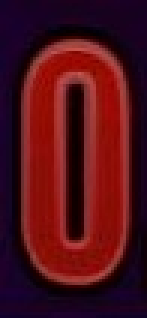
//> input picture opencvTest4/src/trainCashburstJ1/0.jpg, 49 x 106 px (shown 3 times larger); the run also reads 3 pictures not shown here
$ ./version38-detxn   (built with g++ and OpenCV 4)
//> lines starting //> are read from the running program, lines starting //| are printed output that depends on the picture; after the words box and inside, x2 and y2 are one past the last pixel; in counts of white or black regions, pixels touching at a corner belong together
#include "opencv2/core/core.hpp"
#include "opencv2/highgui/highgui.hpp"
#include "opencv2/imgproc/imgproc.hpp"
#include <iostream>
#include <stdio.h>
#include <stdlib.h>
//#include "header.h"
#include <math.h>

using namespace cv;
using namespace std;

std::string str;
int rightOfObj = 0;
int gameChoice = 0; // no game chosen
int thresh = 50;
const int charsToClassify = 11; // 0-9 digits + $ sign
float ctrd[2] = {0.0, 0.0}; // for centroidal profiling
RNG rng(12345);

// ===================================================================

// temp arrays placed here because of an issue with passing its pointers:
const int numMoments = 11; //
float myMoments[numMoments];

const int numFeatures = 10;
// should be manually changed to quantity = numMoments-1 since it's a const.

float features[numFeatures];
float moment1 = 0;

// ===================================================================
struct POINT {
   float x, y;
};

// ===================================================================
void train(std::string , float [][charsToClassify], char );
void Sequential_moments(int , POINT * );
void Signature(int , POINT * , float * );
void centroid(int , POINT * , float * , float * );
float f_moment(float * , int , int );
float f_central_moment(float * , int , int , float );
int computeNumContourPts(Mat , vector< vector<int> > & , bool );
void writeContourCoords(Mat , POINT arrayPoints[], int , vector< vector<int> > & , bool );
bool isInBounds(Mat imageForBounds, int , int );
//void customThresholding(Mat );
void customThresh1D(Mat );
bool detectNextAndMatch(Mat , Mat , float [][charsToClassify]);
//void threshNick(string );
void smoothen(Mat img);
void clearFlags(vector< vector<int> > & , Mat);
void mapContours(Mat , POINT arrayPoints[], int);

// ===================================================================
//								MAIN()
// ===================================================================
int main()
{
	Mat imageGray; // for greyscale and thresholding
	Mat imgWithContours; // for the image with white object contours
	// an array to hold moments for every char class:
	float fDatabase [numFeatures][charsToClassify]; // moments database
	int i=0, x=0, y=0;
	POINT j0tl; // top left point of region
	POINT j0br; // bottom right point of region
	str = "\n";

	// ===========================================  CHOOSING THE GAME  =============================================
	cout << "\nPlease enter the ID of the game you will train and test on: \n";
	cout << "0 - quit \n";
	cout << "1 - CashBurst \n";
	cout << "\nID: ";
	cin >> gameChoice;
//> the answer given: 1
	cout << endl;
	// gameChoice = 1; // Cashburst (ID needed for specifying training and testing images).
	while(gameChoice < 0 || gameChoice > 1)
	{
		cout << "Please try again. \n";
		cout << "ID: ";
		cin >> gameChoice;
	}

	// ===========================================  TRAINING  =============================================

	if(gameChoice == 0) return 0; // exit
	else if (gameChoice == 1) // Cashburst
	{
		// top left:
		j0tl.x = 195;
		j0tl.y = 60;
		// bottom right:
		j0br.x = 1164;
		j0br.y = 218;

		// [14 lines of commented-out code are left out]
		cout << endl << endl << endl;

		train("../src/trainCashburstJ1/0.jpg", fDatabase, '0');
		train("../src/trainCashburstJ1/1.jpg", fDatabase, '1');
		train("../src/trainCashburstJ1/2.jpg", fDatabase, '2');
		train("../src/trainCashburstJ1/3.jpg", fDatabase, '3');
		train("../src/trainCashburstJ1/4.jpg", fDatabase, '4');
		train("../src/trainCashburstJ1/5.jpg", fDatabase, '5');
		train("../src/trainCashburstJ1/6.jpg", fDatabase, '6');
		train("../src/trainCashburstJ1/7.jpg", fDatabase, '7');
		train("../src/trainCashburstJ1/8.jpg", fDatabase, '8');
		train("../src/trainCashburstJ1/9.jpg", fDatabase, '9');
		train("../src/trainCashburstJ1/dollar.jpg", fDatabase, '$');
	}

	// =====================================  TESTING - GREYSCALE AND THRESH  ======================================

	// ========== all moments are now in database ===========
    // ============== process the test image: ===============

	// greyscale:
	Mat image = imread("../src/in.jpg", 1); // converts image from one color space to another
	cvtColor(image, imageGray, COLOR_BGR2GRAY );
	//imshow("greyscale", imageGray);
	//imwrite( "../src/out0-greyscale.png" , imageGray); // saves the chosen output image

	// thresholding:
	threshold(imageGray, imageGray, thresh, 255, THRESH_BINARY); // arg3 = threshold
	//imshow("thresh", imageGray);
	//imwrite( "../src/out1-thresh.png" , imageGray); // saves the chosen output image

	//dilate(imageGray, imageGray, Mat(), Point(-1,-1), 2); // use only for LED-style fonts

	// =========================================  TESTING - DETECTION  ============================================
	// recognition based on Euclidean distances starts here:
	cout << "\nNumber of feature moments: " << numFeatures << "\n\n";
	// threshold() used to copy one image into another:
	threshold(imageGray, imgWithContours, thresh, 255, THRESH_BINARY);
	detectNextAndMatch(imageGray, imgWithContours, fDatabase);

	// goToNextChar();
	//    = store rightmost pixel of the prev char
	//    = then detect next region

	//shows the dilated version of thresh image:
	imshow("dilErd", imageGray);
	imwrite( "../src/out2-dilErd.png" , imageGray); // saves the chosen output image

	// =========================================  DRAWING CONTOURS  ============================================
	dilate(imgWithContours, imgWithContours, Mat(), Point(-1,-1), 1);
	// [32 lines of commented-out code are left out]
	imshow("contours", imgWithContours);
	imwrite( "../src/out3-contours.png" , imgWithContours); // saves the chosen output image

	// ====================== closing time: ========================
	cout << "\nRecognized text: ";
	cout << str;
	cout << "\n\nDone.\n";
	waitKey(0);
	return 0;
}

// ===================================================================
// ===================================================================

void train(std::string imageFile, float fDatabase [][charsToClassify],
		char whichChar)
{
//> called with imageFile = "../src/trainCashburstJ1/0.jpg", whichChar = '0'
	cout << "Classifying " << whichChar << "\n";

	// ===============================================================================
	POINT * arrayPoints; // for dynamic allocation
	Mat image = imread(imageFile, 1);
//> image is the input picture: 106 rows x 49 cols, CV_8UC3; mean B, G, R 24.6, 15.2, 80.2
	Mat imageGrayClassify;
	//
	vector< vector<int> > imgPxlsFlags (image.size().height, vector<int>(image.size().width));
	clearFlags(imgPxlsFlags, image); // clear after allocation
	// ===============================================================================

	//! converts image from one color space to another
	cvtColor(image, imageGrayClassify, COLOR_BGR2GRAY );
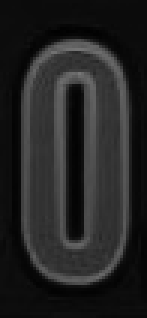
//> imageGrayClassify: 106 rows x 49 cols, CV_8UC1 (shown 3 times larger); min 1, max 119, mean 35.7
	//! applies fixed threshold to the image
	threshold(imageGrayClassify, imageGrayClassify, thresh, 255, THRESH_BINARY);
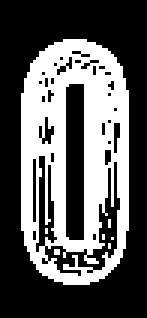
//> imageGrayClassify: 106 rows x 49 cols, CV_8UC1 (shown 3 times larger); 36.4% white; 7 white regions (6 under 20 px), largest, box (x1, y1, x2, y2) and area: (7, 13, 43, 95) 1877

	// ======= time to find the 4 moments for the char: =======
	// pre-compute no_points(size)(N):
	int numPoints = computeNumContourPts(imageGrayClassify, imgPxlsFlags, 0); // might encounter inf-loop
	clearFlags(imgPxlsFlags, image); // clear after allocation
	arrayPoints = new POINT[numPoints]; // now that we know the "size"

	// write the coords of every point into the points-array:
	writeContourCoords(imageGrayClassify, arrayPoints, numPoints, imgPxlsFlags, 0);
	clearFlags(imgPxlsFlags, image); // clear after allocation

	// Needs:
	// no_points(size)(N) - pre-computed numbers of contour pixels &
	// P[]( (x',y') ) - an array of coordinates stored in it.
	Sequential_moments(numPoints, arrayPoints);

	// output features for the given character:
	cout << "Char " << whichChar << " features: \n";
	//
	// writing features into the 2D-array ("database"):
	for (int i=0; i <= numFeatures-1; i++)
	{
		cout << "Feature " << i+1 << ": " << features[i] << "\n";
		// digits:
		if ( whichChar >= 48 && whichChar <= 57 )
			fDatabase[i][ int(whichChar) - 48 ] = features[i];
		// dollar sign:
		else fDatabase[i][ charsToClassify - 1 ] = features[i];
	}
	cout << endl;

	// [12 lines of commented-out code are left out]

	delete[] arrayPoints;
}

/*  ========================================================================

          Computation of the Sequential Moments of a contour

	            from L. Gupta and M. Srinath:
   "Contour Sequence Moments for the Classification of Closed Planar Shapes"

    Reference: Pattern Recognition, vol. 20, no. 3, pp. 267-272, 1987
    ---------

           ***********************************************

                              by
                          George Bebis

            Dept. of Electrical and Computer Engineeering
                   University of Central Florida
			Orlando, FL 32816

           ***********************************************

  Inputs:
          no_points - The number of contour points
            = (count the num of pixels)

          P - The x, y coordinates of the contour
            = (the ctrd?? use findContour() to compute the ctrd posn)

          no_moments - The desired number of moments
            = (4)

  Output:
          Moments - The computed moments
  ======================================================================== */

// Needs:
// no_points(size)(N) - pre-computed numbers of contour pixels &
// P[]( (x',y') ) - an array of coordinates stored in it.
void Sequential_moments(int no_points, POINT * P)
{
	int i;
	float *S,*M;

	for(i=0; i < numMoments; i++)
		myMoments[i]=0.0;

	// need to determine min_length (min number of contour points)
	// to determine whether the white region is a good candidate
	// for consideration as a character in our database:

	if(no_points > 0) // 0 = min_length
	{
		S = new float[no_points];
		Signature(no_points, P, S);
		M = new float[numMoments+1];
		M[0] = f_moment(S, no_points, 1);
		moment1 = M[0];

		for(i=1; i < numMoments+1; i++)
			M[i] = f_central_moment(S, no_points, i+1, M[0]);

		//normalization:
		myMoments[0]=(float)sqrt((double)M[1])/M[0];
		for(i=1; i < numMoments; i++)
			myMoments[i]=M[i+1]/(float)sqrt(pow((double)M[1],(double)(i+2)));

		// ============= compute the feature vectore for this char: ==============

		// Note: features[3] = F4 = M'5 = M5/(M2^(5/2))
		for(int j=0; j <= numFeatures-1; j++)
		{
			if(j==0) features[j] = pow( abs(myMoments[1]), 0.5 ) / (moment1);
			else
			{
				features[j] = (myMoments[j+1]) / pow( abs(myMoments[1]), 1.0+(j*0.5) );
			}
		}

		delete[] S;
		delete[] M;
	}
}

// ===================================================================

// Needs:
// no_points(size)(N) - pre-computed numbers of contour pixels &
// P[]( (x',y') ) - an array of coordinates stored in it.
void Signature(int no_points, POINT * P, float * S)
{
  int i;
  float cgx, cgy;

  centroid(no_points, P, &cgx, &cgy);
  //cout << "centroid = " << cgx << " " << cgy << endl;

  for(i=0; i < no_points; i++)
    S[i]=(float)hypot((double)(cgx-P[i].x),(double)(cgy-P[i].y));
}

// ===================================================================

// Needs:
// no_points(size)(N) - pre-computed numbers of contour pixels &
// P[]( (x',y') ) - an array of coordinates stored in it.
//
void centroid(int size, POINT * P, float * cgx, float * cgy)
{
  float Mx, My, dx, dy, Sumx, Sumy, Summ, lm;
  int i;

  Sumx = Sumy = Summ = 0;
  for(i = 0; i < size-1; i++) {
    Mx=(P[i].x+P[i+1].x)/2.0;
    My=(P[i].y+P[i+1].y)/2.0;
    dx=P[i].x-P[i+1].x;
    dy=P[i].y-P[i+1].y;
    lm = hypot(dx, dy);
    Summ += lm;
    Sumx += Mx*lm; Sumy += My*lm;
  }
  *cgx=(float)(Sumx/Summ);
  *cgy=(float)(Sumy/Summ);

  ctrd[0] = *cgx;
  ctrd[1] = *cgy;
}

// ===============================================================

// Needs:
//
float f_moment(float * S, int n, int r)
{
 int i;
 float sum;

 sum=0.0;
 for(i=0; i<n; i++)
   sum += (float)pow((double)S[i],(double)r);
  sum /= (float)n;
  return(sum);
}

// ===================================================================

// Needs:
//
float f_central_moment(float * S, int n, int r, float m1)
{
 int i;
 float sum;

 sum=0.0;
 for(i=0; i<n; i++)
   sum += (float)pow((double)(S[i]-m1),(double)r);
 sum /= (float)n;
 return(sum);
}

// ================================================================

// computes the number of contour pixels of a white region:
//
int computeNumContourPts(Mat imgGrayComp, vector< vector<int> > & imgPxlsFlags, bool testFlag)
{
//> called with testFlag = false
	// must be ints for processing the image:
	int i=0, j=imgGrayComp.size().height/2; // default settings for training; j - y, i - x ; 0, imgGrayComp.size().height/2


	if (testFlag)
	{
		if(gameChoice == 1) // if testing on Cashburst (==1) AND it's J1 - 195x60 ; 969x158
		{
			i=195;
			j=((158-60)/2)+60;
		}
	}

	int z0x, z0y, zix, ziy, numPoints = 0, dir = 0;
	// "circular" array (we don't want a warning here):
	/* int dirs[8][2] {
		{-1, -1}, {0, -1}, {1, -1}, {1, 0},
		{1, 1}, {0, 1}, {-1, 1}, {-1, 0}
	}; */
	int dirs[8][2];
	dirs[0][0] = -1; dirs[0][1] = -1;
	dirs[1][0] = 0; dirs[1][1] = -1;
	dirs[2][0] = 1; dirs[2][1] = -1;
	dirs[3][0] = 1; dirs[3][1] = 0;
	dirs[4][0] = 1; dirs[4][1] = 1;
	dirs[5][0] = 0; dirs[5][1] = 1;
	dirs[6][0] = -1; dirs[6][1] = 1;
	dirs[7][0] = -1; dirs[7][1] = 0;


	int numOfSteps = 1;
	// ======= to prevent from getting stuck at white noise pixels of contour: =======
	//dilation x? (increases workload):
	dilate(imgGrayComp, imgGrayComp, Mat(), Point(-1,-1), numOfSteps); // recommended # of steps: ?
	//erosion x? (decreases workload):
	erode(imgGrayComp, imgGrayComp, Mat(), Point(-1,-1), numOfSteps); // recommended # of steps: ?
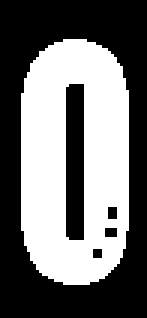
//> imgGrayComp: 106 rows x 49 cols, CV_8UC1 (shown 3 times larger); 44.3% white; 1 white region, box (x1, y1, x2, y2) and area: (7, 13, 43, 95) 2303

	// find the 1st (next) char in the image:
	while( imgGrayComp.ptr(j)[i] == 0 )
	{
		i++;
	}
//> this loop made 7 passes
//> after the loop, i = 7

	// starting/final contour pixel:
	z0x = i;
//> z0x = 7
	z0y = j;
	// ... is our current pixel:
	zix = z0x;
//> zix = 7
	ziy = z0y;

	// =======================================================
	// change coords of the white pixel (move to the next one)
	// in order to not get stuck on the first one when
	// going through the loops:
	// =======================================================

	// count the white pixel:
	numPoints++;

	dir = 0; // reset direction
	// find the first black neighbor:
	while ( imgGrayComp.ptr(ziy+dirs[dir][1])[(zix+dirs[dir][0])] == 255 )
	{
		dir = (dir+1) % 8;
	}
//> this loop made 0 passes
//> after the loop, dir = 0

	// find the first unflagged white neighbor: (why not ... == 0? - grey)
	while ( imgGrayComp.ptr(ziy+dirs[dir][1])[(zix+dirs[dir][0])] != 255 || imgPxlsFlags[ ziy+dirs[dir][1] ][ zix+dirs[dir][0] ]==1 )
	{
		dir = (dir+1) % 8;
	}
//> this loop made 1 pass
//> dir on pass 1: 1
//> after the loop, dir = 1

	// go to the first white neighbor after the black ones:
	zix = zix + dirs[dir][0];
	ziy = ziy + dirs[dir][1];
//> ziy = 52
	imgPxlsFlags[ ziy ][ zix ] = 1; // set flag

	// go around 1 time (use the start/finish pixel)
	// and count contour pixels:
	//
	// (zix!=z0x) && (ziy!=z0y) did not work:
	while ( !(zix==z0x && ziy==z0y) )
	{
		// count the white pixel:
		numPoints++;

		dir = 0; // reset direction

		// find the first black or NULL neighbor:
		bool next = true;
		while (next)
		{
			if ( isInBounds(imgGrayComp, ziy+dirs[dir][1], zix+dirs[dir][0]) )
			{
				if ( imgGrayComp.ptr(ziy+dirs[dir][1])[(zix+dirs[dir][0])] == 255)
				{
					dir = (dir+1) % 8; // if white
				}
				else next = false; // if black
			}
			else next = false; // if out of bounds
		}

		// find the first white neighbor:
		next = true;
		while(next)
		{
			if ( !isInBounds(imgGrayComp, ziy+dirs[dir][1], zix+dirs[dir][0]) )
			{
				dir = (dir+1) % 8; // if out of bounds
			}
			else if (imgGrayComp.ptr(ziy+dirs[dir][1])[(zix+dirs[dir][0])] == 0 || imgPxlsFlags[ ziy+dirs[dir][1] ][ zix+dirs[dir][0] ]==1 )
			{
				dir = (dir+1) % 8; // if black
			}
			else next = false; // if white
		}

		// go to the first white neighbor after the black ones:
		zix = zix + dirs[dir][0];
		ziy = ziy + dirs[dir][1];
		imgPxlsFlags[ ziy ][ zix ] = 1; // set flag
	}
//> this loop made 191 passes
//> (dir, zix, ziy) on passes 1 to 3: (1, 7, 51), (1, 7, 50), (1, 7, 49)
//> after the loop, numPoints = 192; dir = 1; zix = 7; ziy = 53
//> in train, `int numPoints = computeNumContourPts(imageGrayClassify, imgPxlsFlags, ..`: numPoints = 192

	return numPoints;
}

void writeContourCoords(Mat imgGrayWrite, POINT arrayPoints[],
		int numPoints, vector< vector<int> > & imgPxlsFlags, bool testFlag)
{
//> called with numPoints = 192, testFlag = false
	// must be ints for processing image:
	int i=0, j=imgGrayWrite.size().height/2; // j - y, i - x ; 0, imgGrayComp.size().height/2
	if (testFlag) // 195x60 ; 969x158
	{
		if(gameChoice == 1)
		{
			i=195;
			j=((158-60)/2)+60;
		}
	}

	int zix, ziy, currPoint = 0, dir = 0;
	// "circular" array (we don't want a warning here):
	int dirs[8][2];
	dirs[0][0] = -1; dirs[0][1] = -1;
	dirs[1][0] = 0; dirs[1][1] = -1;
	dirs[2][0] = 1; dirs[2][1] = -1;
	dirs[3][0] = 1; dirs[3][1] = 0;
	dirs[4][0] = 1; dirs[4][1] = 1;
	dirs[5][0] = 0; dirs[5][1] = 1;
	dirs[6][0] = -1; dirs[6][1] = 1;
	dirs[7][0] = -1; dirs[7][1] = 0;

	// go through the image in diagonal; find the char:
	while( imgGrayWrite.ptr(j)[i] == 0 )
	{
		i++;
	}
//> after the loop, i = 7
	//
	// the start/finish pixel (write it into the array):
	arrayPoints[0].x = i;
	arrayPoints[0].y = j;
	// current pixel for feeling the contour:
	zix = arrayPoints[0].x;
//> zix = 7
	ziy = arrayPoints[0].y;
//> ziy = 53

	// =======================================================
	// change coords of the white pixel (move to the next one)
	// in order to not get stuck on the first one when
	// going through the loops:
	// =======================================================

	// count the white pixel:
	currPoint++;

	dir = 0; // reset direction
	// find the first black neighbor:
	while ( imgGrayWrite.ptr(ziy+dirs[dir][1])[(zix+dirs[dir][0])] == 255 )
	{
		dir = (dir+1) % 8;
	}
//> after the loop, dir = 0
	// find the first white neighbor:
	while ( imgGrayWrite.ptr(ziy+dirs[dir][1])[(zix+dirs[dir][0])] == 0 || imgPxlsFlags[ ziy+dirs[dir][1] ][ zix+dirs[dir][0] ]==1 )
	{
		dir = (dir+1) % 8;
	}
//> after the loop, dir = 1

	// go to the first white neighbor after the black ones:
	arrayPoints[currPoint].x = zix + dirs[dir][0];
	arrayPoints[currPoint].y = ziy + dirs[dir][1];
	// write it into the array:
	zix = arrayPoints[currPoint].x;
	ziy = arrayPoints[currPoint].y;
//> ziy = 52
	imgPxlsFlags[ ziy ][ zix ] = 1; // set flag

	// go around 1 time (use the start/finish pixel)
	// and count contour pixels:

	while ( currPoint!=(numPoints-1) )
	{
		// count the white pixel:
		currPoint++;

		dir = 0; // reset direction

		// find the first black or NULL neighbor:
		bool next = true;
		while (next)
		{
			if ( isInBounds(imgGrayWrite, ziy+dirs[dir][1], zix+dirs[dir][0]) )
			{
				if ( imgGrayWrite.ptr(ziy+dirs[dir][1])[(zix+dirs[dir][0])] == 255 )
				{
					dir = (dir+1) % 8; // if white
				}
				else next = false; // if black
			}
			else next = false; // if out of bounds
		}

		// find the first white neighbor:
		next = true;
		while(next)
		{
			if ( !isInBounds(imgGrayWrite, ziy+dirs[dir][1], zix+dirs[dir][0]) )
			{
				dir = (dir+1) % 8; // if out of bounds
			}
			else if (imgGrayWrite.ptr(ziy+dirs[dir][1])[(zix+dirs[dir][0])] == 0 || imgPxlsFlags[ ziy+dirs[dir][1] ][ zix+dirs[dir][0] ]==1 )
			{
				dir = (dir+1) % 8; // if black
			}
			else next = false; // if white
		}

		// go to the first white neighbor after the black ones:
		arrayPoints[currPoint].x = zix + dirs[dir][0];
		arrayPoints[currPoint].y = ziy + dirs[dir][1];

		// write it into the array:
		zix = arrayPoints[currPoint].x;
		ziy = arrayPoints[currPoint].y;
		imgPxlsFlags[ ziy ][ zix ] = 1; // set flag
	}
//> this loop made 190 passes
//> the loop in train, `for (int i=0; i <= numFeatures-1; i++)` made 10 passes
//| Feature 1: 0.00546738
//| Feature 2: 364.748
//| Feature 3: -161.897
//| Feature 4: 23646.7
//| Feature 5: -18604.9
//> (output is shown up to pass 5 of 10)
//> call 2 of train, with imageFile = "../src/trainCashburstJ1/1.jpg", whichChar = '1'
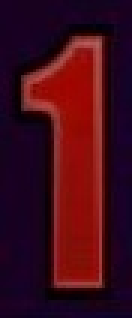
//> input picture opencvTest4/src/trainCashburstJ1/1.jpg, 44 x 106 px (shown 3 times larger)
//> in train, image is the input picture: 106 rows x 44 cols, CV_8UC3; mean B, G, R 25.6, 10, 64
//> in train (call 2), `cvtColor(image, imageGrayClassify, COLOR_BGR2GRAY );`:
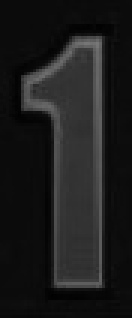
//> imageGrayClassify: 106 rows x 44 cols, CV_8UC1 (shown 3 times larger); min 1, max 119, mean 27.9
//> call 2 of computeNumContourPts, with testFlag = false
//> in computeNumContourPts (call 2), `erode(imgGrayComp, imgGrayComp, Mat(), Point(-1,-1), numOfSteps);`:
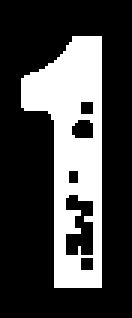
//> imgGrayComp: 106 rows x 44 cols, CV_8UC1 (shown 3 times larger); 26.9% white; 1 white region, box (x1, y1, x2, y2) and area: (7, 12, 34, 96) 1256
//> the loop in computeNumContourPts (call 2), `while( imgGrayComp.ptr(j)[i] == 0 )` made 18 passes
//> the loop in computeNumContourPts (call 2), `while ( imgGrayComp.ptr(ziy+dirs[dir][1])[(zix+dirs[dir][0])] != 255 |..` made 1 pass
//> the loop in writeContourCoords (call 2), `while( imgGrayWrite.ptr(j)[i] == 0 )` made 18 passes
//> the loop in writeContourCoords (call 2), `while ( imgGrayWrite.ptr(ziy+dirs[dir][1])[(zix+dirs[dir][0])] == 0 ||..` made 1 pass
//> the loop in train (call 2), `for (int i=0; i <= numFeatures-1; i++)` made 10 passes
//| Feature 1: 0.00895433
//| Feature 2: 142.984
//| Feature 3: -70.8292
//| Feature 4: 5417.96
//| Feature 5: -4516.63
//> (output is shown up to pass 5 of 10)
//> call 3 of train, with imageFile = "../src/trainCashburstJ1/2.jpg", whichChar = '2'
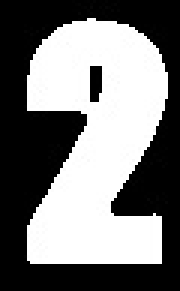
//> input picture opencvTest3/src/trainCashburstJ1/2.jpg, 60 x 97 px (shown 3 times larger)
//> in train, image is the input picture: 97 rows x 60 cols, CV_8UC3; min 0, max 255, mean 120.6
//> (the rest of the program and of its run is left out)
